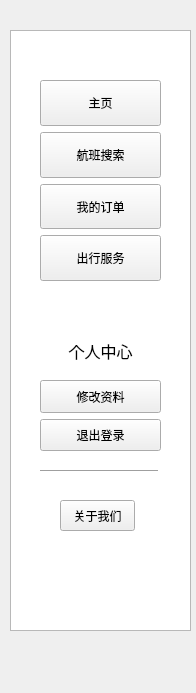
  <widget class="QDockWidget" name="dockWidget">
   <property name="sizePolicy">
    <sizepolicy hsizetype="Fixed" vsizetype="Fixed">
     <horstretch>0</horstretch>
     <verstretch>0</verstretch>
    </sizepolicy>
   </property>
   <property name="minimumSize">
    <size>
     <width>196</width>
     <height>693</height>
    </size>
   </property>
   <property name="maximumSize">
    <size>
     <width>196</width>
     <height>693</height>
    </size>
   </property>
   <property name="windowTitle">
    <string>选择</string>
   </property>
   <attribute name="dockWidgetArea">
    <number>1</number>
   </attribute>
   <widget class="QWidget" name="dockWidgetContents_2">
    <widget class="QListWidget" name="listWidget">
     <property name="geometry">
      <rect>
       <x>10</x>
       <y>30</y>
       <width>181</width>
       <height>601</height>
      </rect>
     </property>
    </widget>
    <widget class="QLabel" name="label_4">
     <property name="geometry">
      <rect>
       <x>60</x>
       <y>330</y>
       <width>81</width>
       <height>41</height>
      </rect>
     </property>
     <property name="sizePolicy">
      <sizepolicy hsizetype="Expanding" vsizetype="Fixed">
       <horstretch>0</horstretch>
       <verstretch>0</verstretch>
      </sizepolicy>
     </property>
     <property name="font">
      <font>
       <family>黑体</family>
       <pointsize>12</pointsize>
      </font>
     </property>
     <property name="layoutDirection">
      <enum>Qt::LeftToRight</enum>
     </property>
     <property name="text">
      <string>个人中心</string>
     </property>
     <property name="alignment">
      <set>Qt::AlignCenter</set>
     </property>
    </widget>
    <widget class="Line" name="line_2">
     <property name="geometry">
      <rect>
       <x>40</x>
       <y>470</y>
       <width>118</width>
       <height>3</height>
      </rect>
     </property>
     <property name="orientation">
      <enum>Qt::Horizontal</enum>
     </property>
    </widget>
    <widget class="QPushButton" name="About_Us_Button">
     <property name="geometry">
      <rect>
       <x>60</x>
       <y>500</y>
       <width>75</width>
       <height>31</height>
      </rect>
     </property>
     <property name="text">
      <string>关于我们</string>
     </property>
    </widget>
    <widget class="QWidget" name="layoutWidget">
     <property name="geometry">
      <rect>
       <x>40</x>
       <y>380</y>
       <width>121</width>
       <height>71</height>
      </rect>
     </property>
     <layout class="QVBoxLayout" name="verticalLayout_4">
      <item>
       <widget class="QPushButton" name="Modify_Button">
        <property name="sizePolicy">
         <sizepolicy hsizetype="Expanding" vsizetype="Expanding">
          <horstretch>0</horstretch>
          <verstretch>0</verstretch>
         </sizepolicy>
        </property>
        <property name="text">
         <string>修改资料</string>
        </property>
       </widget>
      </item>
      <item>
       <widget class="QPushButton" name="Quit_Button">
        <property name="sizePolicy">
         <sizepolicy hsizetype="Expanding" vsizetype="Expanding">
          <horstretch>0</horstretch>
          <verstretch>0</verstretch>
         </sizepolicy>
        </property>
        <property name="text">
         <string>退出登录</string>
        </property>
       </widget>
      </item>
     </layout>
    </widget>
    <widget class="QWidget" name="layoutWidget">
     <property name="geometry">
      <rect>
       <x>40</x>
       <y>60</y>
       <width>121</width>
       <height>241</height>
      </rect>
     </property>
     <layout class="QVBoxLayout" name="verticalLayout_3">
      <property name="topMargin">
       <number>20</number>
      </property>
      <property name="bottomMargin">
       <number>20</number>
      </property>
      <item>
       <widget class="QPushButton" name="HomeButton">
        <property name="sizePolicy">
         <sizepolicy hsizetype="Expanding" vsizetype="Expanding">
          <horstretch>0</horstretch>
          <verstretch>0</verstretch>
         </sizepolicy>
        </property>
        <property name="text">
         <string>主页</string>
        </property>
       </widget>
      </item>
      <item>
       <widget class="QPushButton" name="Flight_SearchButton">
        <property name="sizePolicy">
         <sizepolicy hsizetype="Expanding" vsizetype="Expanding">
          <horstretch>0</horstretch>
          <verstretch>0</verstretch>
         </sizepolicy>
        </property>
        <property name="text">
         <string>航班搜索</string>
        </property>
       </widget>
      </item>
      <item>
       <widget class="QPushButton" name="Orders_Button">
        <property name="sizePolicy">
         <sizepolicy hsizetype="Expanding" vsizetype="Expanding">
          <horstretch>0</horstretch>
          <verstretch>0</verstretch>
         </sizepolicy>
        </property>
        <property name="text">
         <string>我的订单</string>
        </property>
       </widget>
      </item>
      <item>
       <widget class="QPushButton" name="Travel_Service_Button">
        <property name="sizePolicy">
         <sizepolicy hsizetype="Expanding" vsizetype="Expanding">
          <horstretch>0</horstretch>
          <verstretch>0</verstretch>
         </sizepolicy>
        </property>
        <property name="text">
         <string>出行服务</string>
        </property>
       </widget>
      </item>
     </layout>
    </widget>
   </widget>
  </widget>
